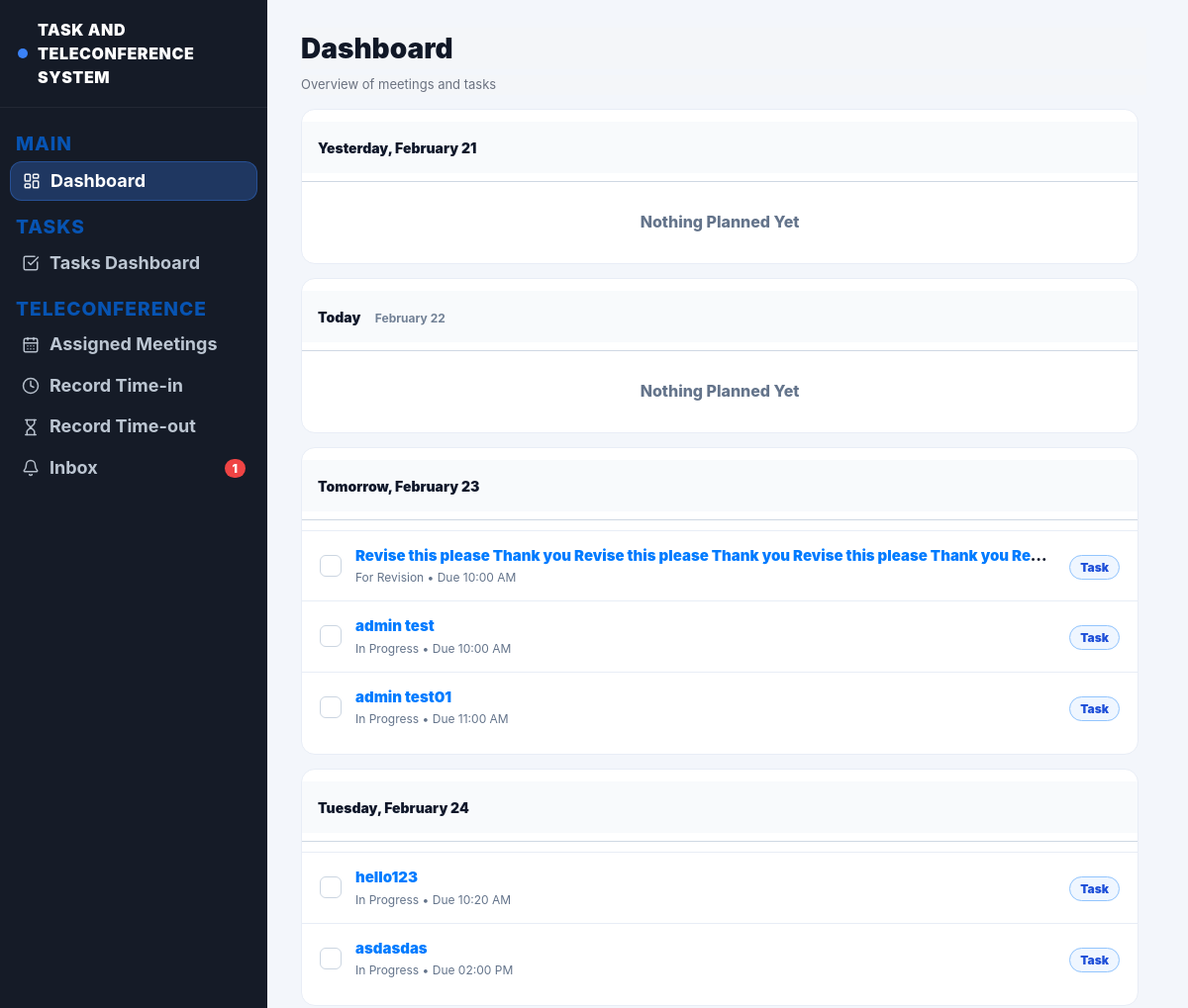
/dashboard (signed in, upper part), run on an earlier commit of the app's database.
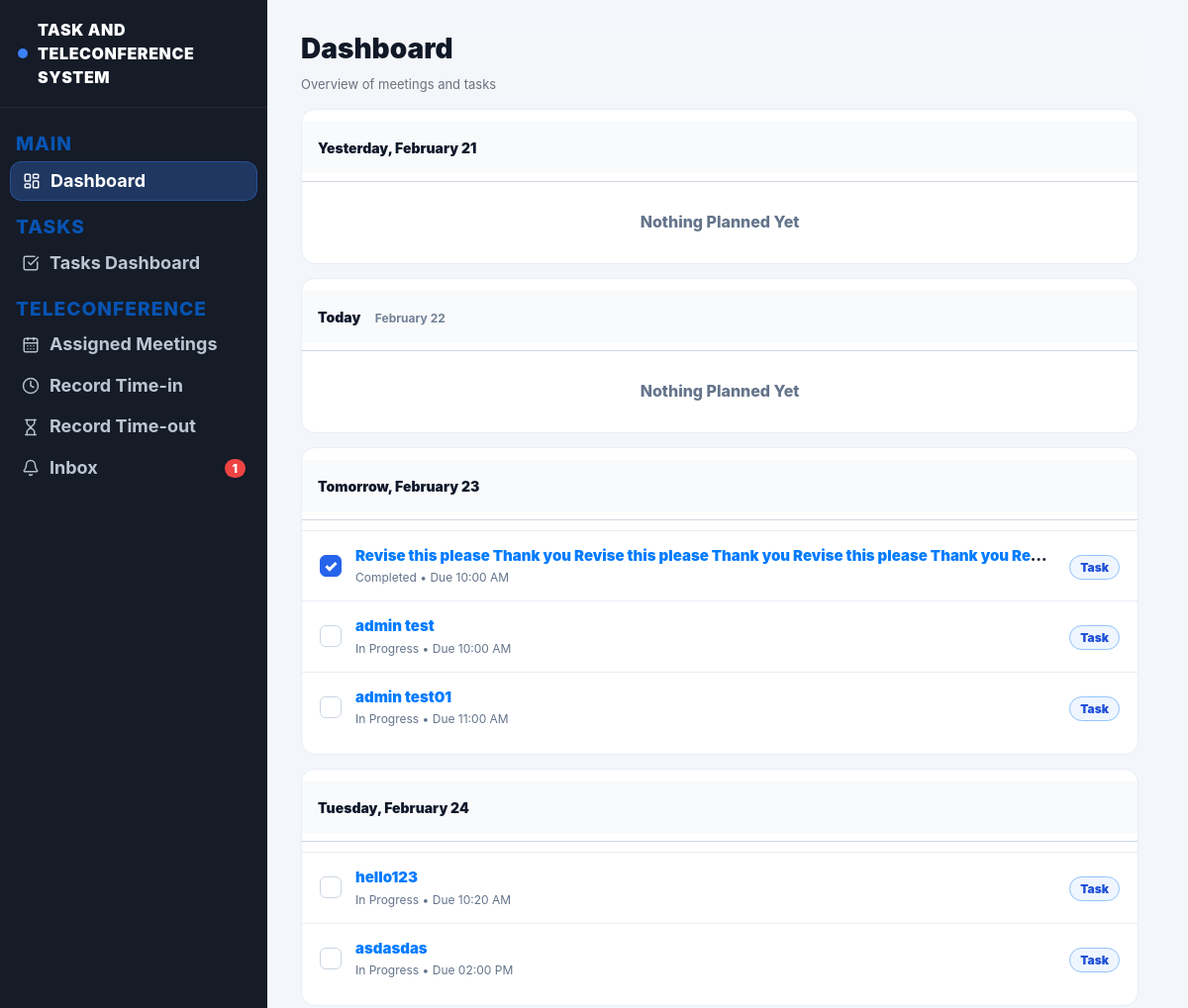
And on a later commit of the database.
### website/models.py (models this page shows)
class Task(db.Model):
    id = db.Column(db.Integer, primary_key=True)
    title = db.Column(db.String(200), nullable=False)
    description = db.Column(db.Text)
    assigned_to = db.Column(db.Integer, db.ForeignKey('user.id'))
    assigned_user = db.relationship('User', foreign_keys=[assigned_to])
    status = db.Column(db.String(50), default="assigned")
    priority = db.Column(db.String(20), default="normal")
    deadline = db.Column(db.DateTime)
    file_path = db.Column(db.String(300))
    last_edited_by = db.Column(db.Integer, nullable=True)
    last_edited_at = db.Column(db.DateTime, server_default=func.now(), onupdate=func.now())
    created_at = db.Column(db.DateTime(timezone=True), server_default=func.now())

### website/views.py (the view)
@views.route('/dashboard')
@login_required
def user_dashboard():
    notifications = Notification.query.filter_by(user_id=current_user.id)\
        .order_by(Notification.created_at.desc()).limit(30).all()
    unread_count = Notification.query.filter_by(user_id=current_user.id, is_read=False).count()
    user_tasks = tasks = Task.query.all()
    tasks_data = []
    for t in user_tasks:
        if not t.deadline:
            continue
        tasks_data.append({
            "id": t.id,
            "title": t.title,
            "status": t.status,
            "due_date": t.deadline.date(),                 # IMPORTANT: must be date()
            "due_time": t.deadline.strftime("%I:%M %p"),   # optional, for dashboard.html
        })
    meetings_data = []
    planned_days = build_planned_days(
        tasks=tasks_data,
        meetings=meetings_data,
        days_back=1,
        days_forward=7
    )
    meetings_data = []
    planned_days = build_planned_days(tasks=tasks_data, meetings=meetings_data, days_back=1, days_forward=7)
    return render_template(
        "dashboard.html",
        user=current_user,
        notifications=notifications,
        unread_count=unread_count,
        planned_days=planned_days,
        page="dashboard",
    )

### website/templates/dashboard.html (shortened to what this page needs)
{% extends "base.html" %}
{% block content %}
<div class="main-inner">
  <div class="td-title">Dashboard</div>
  <div class="td-sub">Overview of meetings and tasks</div>
  <div class="planner-wrap" id="plannerWrap">
    {% if planned_days and planned_days|length > 0 %}
      {% for day in planned_days %}
        <div class="day-block">
          <div class="day-head">
            <div>
              <span class="day-title">{{ day.date_label }}</span>
              {% if day.date_sub %}
                <span class="day-sub">{{ day.date_sub }}</span>
              {% endif %}
            </div>
          </div>
          <div class="day-line"></div>
          {% set has_tasks = day.tasks and day.tasks|length > 0 %}
          {% set has_meetings = day.meetings and day.meetings|length > 0 %}
          {% if not has_tasks and not has_meetings %}
            <div class="nothing">Nothing Planned Yet</div>
          {% else %}
            <div class="list-view">
              {% if has_tasks %}
                {% for t in day.tasks %}
                  <div class="plan-row" data-item-type="task" data-task-id="{{ t.id }}">
                    <button type="button"
                            class="plan-check {% if t.status == 'completed' %}is-done{% endif %}"
                            aria-label="Mark complete"
                            data-complete-task="{{ t.id }}">✓</button>
                    <div class="plan-mid">
                      <div class="plan-title">
                        <a class="task-link"
                           data-jump-task="{{ t.id }}"
                           href="{{ url_for('views.task_dashboard') }}?open={{ t.id }}&highlight=1">
                          {{ t.title }}
                        </a>
                      </div>
                      <div class="plan-sub">
                        {{ (t.status|replace("_"," ")|title) }}
                        {% if t.due_time %} • Due {{ t.due_time }}{% endif %}
                      </div>
                    </div>
                    <div class="plan-right">
                      <span class="pill task">Task</span>
                    </div>
                  </div>
                {% endfor %}
              {% endif %}
            </div>
          {% endif %}
        </div>
      {% endfor %}
    {% endif %}
  </div>
</div>
{% endblock %}

What changed in the data, as far as the page shows it:
changed Task: status "For Revision" → "Completed"
